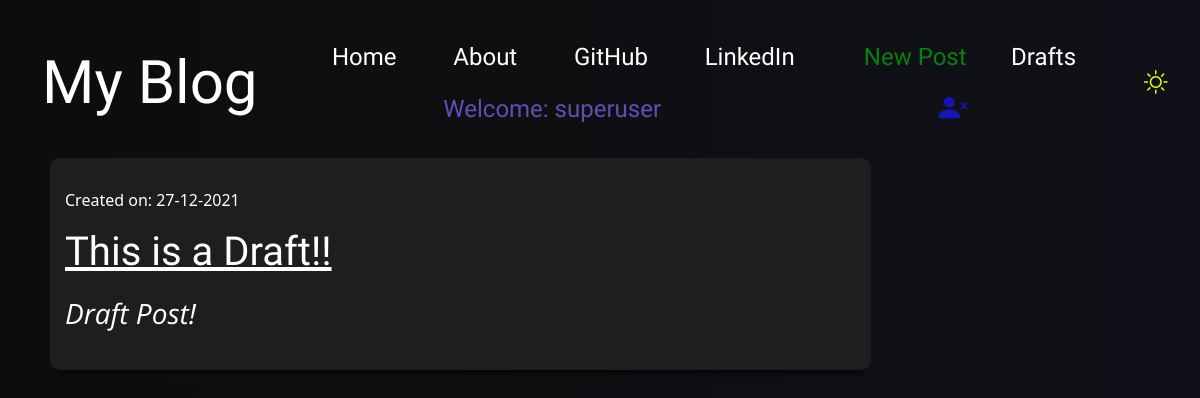
Page /drafts/ (signed in) on the committed database.
### blog_app/models.py (models this page shows, shortened)
class Post(models.Model):
    author = models.ForeignKey('auth.User',on_delete=models.CASCADE)
    title = models.CharField(max_length= 200)
    text = models.TextField()
    created_date= models.DateTimeField(default=timezone.now)
    published_date = models.DateTimeField(blank=True,null=True)

### blog_app/views.py (the view)
# urls.py: path('drafts/', views.DraftListView.as_view(), name='post_draft_list'),
class DraftListView(LoginRequiredMixin,ListView):
    login_url = '/login/'
    context_object_name = 'post_draft_list'
    template_name = 'post_draft_list.html'
    redirect_field_name = 'blog_app/post_draft_list.html'
    model = Post
    def get_queryset(self):
        return Post.objects.filter(published_date__isnull=True).order_by('created_date')

### blog_app/templates/blog_app/post_draft_list.html
{% extends 'blog_app/base.html' %}
{% block content %}
<div class="centerstage">
    {% for post in post_draft_list %}
    <div class="post postblock">
        <p class="date" style="padding-top:15px">Created on: {{ post.created_date|date:'d-m-Y' }}</p>
        <h1 class='posttitle'><a href="{% url 'post_detail' pk=post.pk %}">{{ post.title }}</a></h1>
    <div class="postcontent">
        <p>{{ post.text|safe|truncatechars:200|linebreaksbr }}</p>
    </div>
</div>
    {% empty %}
    <p class="postblock postcontent">No drafts.</p>
    {% endfor %}
</div>
{% endblock %}

### blog_app/templates/blog_app/base.html (shortened to what this page needs)
<!DOCTYPE html>
{% load static %}
<html lang="en">
<head>
    <link href="https://cdn.jsdelivr.net/npm/bootstrap@5.1.3/dist/css/bootstrap.min.css" rel="stylesheet">
    <link rel="stylesheet" href="//cdn.jsdelivr.net/npm/medium-editor@latest/dist/css/medium-editor.min.css" type="text/css" media="screen" charset="utf-8">
    <link rel="stylesheet" href="{% static 'css/blog.css' %}">
</head>
<body>
    <nav class="navbar navbar-expand-lg techfont">
        <div class="container-fluid" id="navbarContent">
            <a class="navbar-brand nav-padding link-text-brand" id="bigbrand" href="{% url 'post_list' %}">My Blog</a>
          <div class="collapse navbar-collapse nav-fill" id="navbarSupportedContent">
             <ul class="nav nav-pills ms-auto nav-fill">
                <li class="nav-item"><a class="nav-link link-text" aria-current="page" href="{% url 'post_list' %}">Home</a></li>
                <li class="nav-item"><a class="nav-link link-text" aria-current="page" href="{% url 'about' %}">About</a></li>
                <li class="nav-item"><a class="nav-link link-text" aria-current="page" href="https://www.github.com/ancilnf/" target="_blank" rel="noreferrer noopener">GitHub</a></li>
                <li class="nav-item"><a class="nav-link link-text" aria-current="page" href="https://www.linkedin.com/in/ancil-fernandes/" target="_blank" rel="noreferrer noopener">LinkedIn</a></li>
              {% if user.is_authenticated %}
               <li class="nav-item"><a class="nav-link link-text " aria-current="page" style="text-align: end; color: rgb(8, 128, 14);" href="{% url 'post_new' %}">New Post</a></li>
               <li class="nav-item"><a class="nav-link link-text" aria-current="page" href="{% url 'post_draft_list' %}">Drafts</a></li>
               <li class="nav-item"><a class="nav-link bigbrand" style="color: rgb(93, 79, 180);">Welcome: {{ user.username }}</a></li>
               <li class="nav-item"><a class="nav-link link-primary link-text-log" title="Log Out" aria-current="page" href="{% url 'logout' %}"><i class="bi bi-person-x-fill"></i></a></li>
              {% else %}
               <li class="nav-item"><a class="nav-link link-primary link-text-log" title="Log In" aria-current="page" href="{% url 'login' %}"><i class="bi bi-person-circle"></i></a></li>
              {% endif %}
             </ul>
            </div>
            <div class="switch">
              <label class="switch__label bi-brightness-high center" for="switchld"></label>
            </div>
        </div>
      </nav>
      <div class="content container loader">
        <div class="d-flex flex-row">
          <div class="col-9 p-2">
              <div class="blog_posts">
                {% block content %}
                {% endblock %}
              </div>
            </div>
            <div class="col-3 p-2">
            </div>
          </div>
    </div>
    <link rel="stylesheet" href="https://cdn.jsdelivr.net/npm/bootstrap-icons@1.7.2/font/bootstrap-icons.css">
</body>
</html>

### blog_app/static/css/blog.css (style rules this page uses)
:root { --bg-mode: linear-gradient(270deg, #101118,#0e0d0d); --form-bg-mode: rgb(30, 30, 30); --comment-bg-mode: rgb(0, 0, 0); --color: rgb(255, 255, 255); --mode-icon-color: rgb(251, 255, 0); --box-shadow: 0 10px 6px -8px rgb(0, 0, 0); }
body { background: var(--bg-mode); background-size: cover; height: 100%; color: var(--color); }
.techfont { font-family: 'Staatliches', cursive; font-size: 1.5em; margin-bottom: 10px; }
a { color:var(--color); }
.postblock { background-color: var(--form-bg-mode); box-shadow: var(--box-shadow); border-radius: 10px; padding: 15px 10px 20px 15px; margin-bottom: 10px; }
.nav-padding { padding: 30px; }
.link-text-log { color:rgb(21, 21, 177); background: 10px 10px; background-color: red; transition: 0.5s; transform: scale(1.2); }
.link-text { color: var(--color); transition: 0.5s; }
.link-text-brand { transition: 0.5s; }
#bigbrand { color: var(--color); font-family: 'Roboto Condensed', sans-serif; font-size: 2.5em; }
.centerstage { margin-right: auto; margin-left: auto; }
.posttitle { font-family: 'Roboto Condensed', sans-serif; font-size: 2.5em; text-align: left; }
.postcontent { font-family: 'Open Sans', sans-serif; font-size: 1.75em; text-align: left; }
@media (min-width: 1000px) { .postblock { width: 100%; } }
@media (min-width: 1000px) { .content { padding-top: 150px; } }
.switch { width: 100px; text-align: center; }
.switch__label { color: var(--mode-icon-color); transition: 0.5s; }

### rows in the picture
Post: created_date "27-12-2021", title "This is a Draft!!", text "Draft Post!"

### other values in the picture
{{ user.username }} "superuser"
